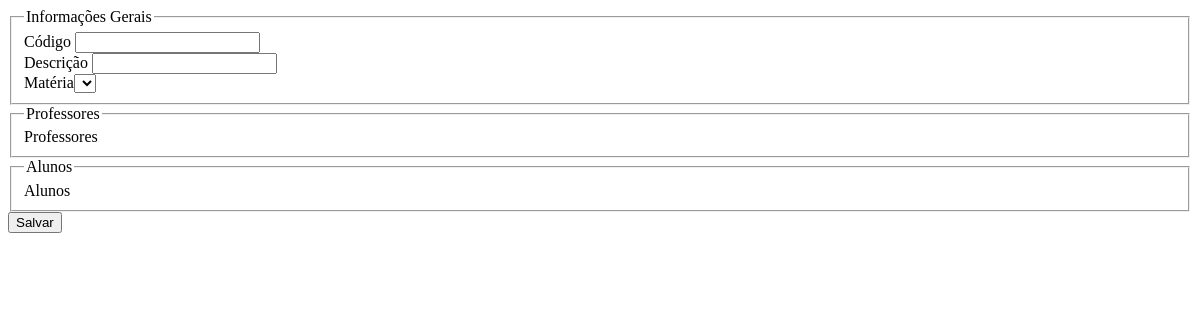
/cadSalaVirtual.php (signed in), run on an earlier commit of the app's database.
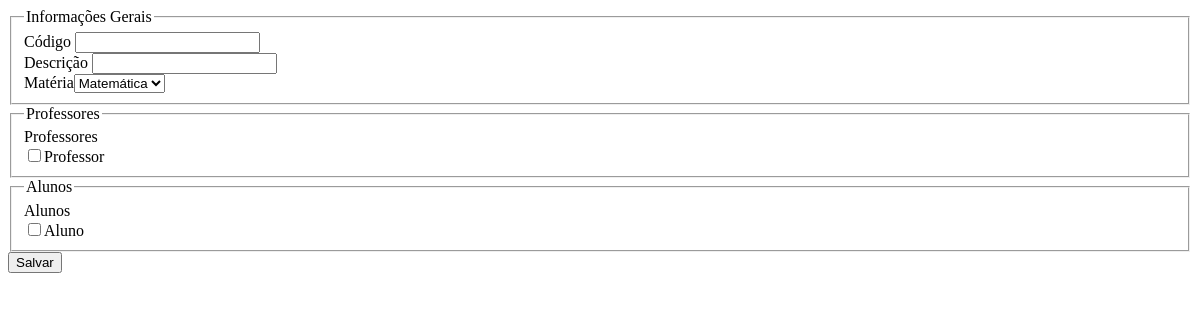
And on a later commit of the database.
### tables this page shows
CREATE TABLE TBProfessor (
    PROCodigo BIGINT NOT NULL AUTO_INCREMENT,
    PESCodigo BIGINT NOT NULL,
    PRIMARY KEY (PROCodigo),
    FOREIGN KEY (PESCodigo) REFERENCES TBPessoa(PESCodigo)
);

CREATE TABLE TBPessoa (
	PESCodigo 		   BIGINT       NOT NULL AUTO_INCREMENT,
    PESNome            VARCHAR(100) NOT NULL,
    PESDataNascimento  DATE         NOT NULL,
    PESCpf 			   VARCHAR(11)  NOT NULL,
    PESRg 		       VARCHAR(7)   NOT NULL,
    USUCodigo 		   BIGINT 	    NOT NULL,
    PRIMARY KEY (PESCodigo),
    FOREIGN KEY (USUCodigo) REFERENCES TBUsuario(USUCodigo)
);

CREATE TABLE TBAluno (
    ALUCodigo BIGINT NOT NULL AUTO_INCREMENT,
    PESCodigo BIGINT NOT NULL,
    PRIMARY KEY (ALUCodigo),
    FOREIGN KEY (PESCodigo) REFERENCES TBPessoa(PESCodigo)
);

### autoload.php (called while the page is built, shortened)
<?php
spl_autoload_register(function ($nomeClasse) {
    $folders = array(
        $nomeClasse,
        '.'.DIRECTORY_SEPARATOR.$nomeClasse,
        '..'.DIRECTORY_SEPARATOR.$nomeClasse,
        'acao',
        '.'.DIRECTORY_SEPARATOR.'acao',
        '..'.DIRECTORY_SEPARATOR.'acao',
        'classes',
        '.'.DIRECTORY_SEPARATOR.'classes',
        '..'.DIRECTORY_SEPARATOR.'classes',
        'classes'.DIRECTORY_SEPARATOR.'dados',
        '.'.DIRECTORY_SEPARATOR.'classes'.DIRECTORY_SEPARATOR.'dados',
        '..'.DIRECTORY_SEPARATOR.'classes'.DIRECTORY_SEPARATOR.'dados',
        'conf',
        '.'.DIRECTORY_SEPARATOR.'conf',
        '..'.DIRECTORY_SEPARATOR.'conf',
        'interfaces',
        '.'.DIRECTORY_SEPARATOR.'interfaces',
        '..'.DIRECTORY_SEPARATOR.'interfaces'
    );
});

### classes/dados/Dados.class.php (called while the page is built, shortened)
<?php
require_once('autoload.php');
abstract class Dados {
    protected $relacionamentos = [];
    public function bigint(string $coluna, string $atributo) : Relacionamento {
        return $this->adicionaRelacionamento($coluna, $atributo, Relacionamento::BIGINT);
    }
    public function integer(string $coluna, string $atributo) : Relacionamento {
        return $this->adicionaRelacionamento($coluna, $atributo, Relacionamento::INTEGER);
    }
    public function varchar(string $coluna, string $atributo) : Relacionamento {
        return $this->adicionaRelacionamento($coluna, $atributo, Relacionamento::VARCHAR);
    }
    protected function adicionaRelacionamento(string $coluna, string $atributo, int $tipo) : Relacionamento {
        $rel = new Relacionamento($coluna, $atributo, $tipo);
        $this->relacionamentos[$atributo] = $rel;
        return $rel;
    }
    public function getChavesEstrangeiras() : array {
        $rels = [];
        foreach ($this->getRelacionamentos() as $relacionamento) {
            if ($relacionamento->isEstrangeira()) {
                $rels[] = $relacionamento;
            }
        }
        return $rels;
    }
    protected function getConn() : PDO {
        return Connect::getInstance();
    }
    public function getRelacionamentos() {
        return $this->relacionamentos;
    }
}

### classes/dados/Relacionamento.class.php (called while the page is built, shortened)
<?php
require_once('autoload.php');
class Relacionamento {
    private $estrangeira = false;
    private $referencia = [];
    private $tabelaReferencia;
    private $coluna;
    private $atributo;
    public function __construct(string $coluna, string $atributo, int $tipo = 0) {
        $this->coluna    = $coluna;
        $this->atributo = $atributo;
    }
    public function chavePrimaria() : self {
        return $this;
    }
    public function chaveEstrangeira() : self {
        $this->estrangeira = true;
        return $this;
    }
    public function referencia(string $coluna, string $atributo) : self {
        if ($this->isEstrangeira()) {
            $this->referencia = ['col' => $coluna, 'att' => $atributo];
        }
        return $this;
    }
    public function on(string $tabela) : self {
        if (count($this->getReferencia()) > 0) {
            $this->tabelaReferencia = $tabela;
        }
        return $this;
    }
    public function isEstrangeira() : bool {
        return $this->estrangeira;
    }
    public function getReferencia() : array {
        return $this->referencia;
    }
    public function getTabelaReferencia() : string {
        return $this->tabelaReferencia;
    }
    public function getColuna() : string {
        return $this->coluna;
    }
    public function getAtributo() : string {
        return $this->atributo;
    }
}

### acao.php (called while the page is built, shortened)
<?php
require_once('autoload.php');
function getLista(string $classe, string $name, string $titulo, int $tipo, mixed $valor = null) {
    $classeDados = instanciaDadosModelo($classe);
    return $classeDados->getLista($name, $titulo, $tipo, $valor);
}
function setValorRecursivo(mixed $modelo, array $caminho, mixed $valor) {
    if (count($caminho) > 0) {
        $atributo = array_shift($caminho);
    }
}
function instanciaDadosModelo($nomeDados = false) : mixed {
    return new $classe();
}

### classes/dados/DadosMateria.class.php (called while the page is built, shortened)
<?php
require_once('autoload.php');
class DadosMateria extends DadosBase {
    public function getTabela() {
        return 'TBMateria';
    }
}

### conf/Connect.class.php (called while the page is built, shortened)
<?php
require_once('autoload.php');
class Connect {
    private static $Conn;
    public static function getInstance() {
        return self::$Conn;
    }
    private static function setConnection() {
        try {
            $opcoes = array(PDO::MYSQL_ATTR_INIT_COMMAND => 'SET NAMES UTF8',
                            PDO::ATTR_PERSISTENT         => TRUE,
                            PDO::ATTR_ERRMODE            => PDO::ERRMODE_EXCEPTION);
            self::$Conn = new PDO(DRIVER.
                                 ":host=" . HOST .
                                 "; dbname=" . DBNAME .
                                 "; charset=" . CHARSET .
                                 ";", USER, PASSWORD,
                                 $opcoes);
          } catch (PDOException $e) {
            print "DB Error: " . $e->getMessage();
          }
    }
}

### classes/dados/DadosProfessor.class.php (called while the page is built, shortened)
<?php
require_once('autoload.php');
class DadosProfessor extends DadosBase {
    public function getTabela() {
        return 'TBProfessor';
    }
    protected function getQueryBuscaDados(array $colunas = []): string {
        $sql = 'SELECT  TBProfessor.PROCodigo     as "codigo", '
            .           'TBProfessor.PESCodigo    as "Pessoa.codigo", '
            .           'TBPessoa.PESNome         as "Pessoa.nome" ';
        $sql .= ' FROM '.$this->getTabela();
        $sql .= $this->adicionaJoins();
        return $sql;
    }
}

### classes/dados/DadosAluno.class.php (called while the page is built, shortened)
<?php
require_once('autoload.php');
class DadosAluno extends DadosBase {
    public function getTabela() {
        return 'TBAluno';
    }
    protected function getQueryBuscaDados(array $colunas = []): string {
        $sql = 'SELECT  TBAluno.ALUCodigo     as "codigo", '
            .           'TBAluno.PESCodigo    as "Pessoa.codigo", '
            .           'TBPessoa.PESNome     as "Pessoa.nome" ';
        $sql .= ' FROM '.$this->getTabela();
        $sql .= $this->adicionaJoins();
        return $sql;
    }
}

### classes/Materia.class.php (called while the page is built, shortened)
<?php
require_once('autoload.php');
class Materia implements InterfaceLista {
    private $codigo;
    private $nome;
    public function getCodigo() {
        return $this->codigo;
    }
    public function setCodigo($codigo) {
        $this->codigo = $codigo;
        return $this;
    }
    public function getNome() {
        return $this->nome;
    }
    public function setNome($nome) {
        $this->nome = $nome;
        return $this;
    }
    public function setDescricao($descricao) {
        return $this;
    }
    public function toLista() : Lista {
        return new Lista($this->getCodigo(), $this->getNome());
    }
}

### classes/Lista.class.php (called while the page is built, shortened)
<?php
class Lista {
    private $valor;
    private $descricao;
    public function getValor() {
        return $this->valor;
    }
    public function setValor($valor) {
        $this->valor = $valor;
        return $this;
    }
    public function getDescricao() {
        return $this->descricao;
    }
    public function setDescricao($descricao) {
        $this->descricao = $descricao;
        return $this;
    }
}

### classes/Professor.class.php (called while the page is built, shortened)
<?php
require_once('autoload.php');
class Professor implements InterfaceLista {
    private $Pessoa;
    public function setCodigo($codigo) {
        return $this;
    }
    public function getPessoa() {
        if ($this->Pessoa == null) {
            $this->Pessoa = new Pessoa();
        }
        return $this->Pessoa;
    }
    public function setPessoa($Pessoa) {
        $this->Pessoa = $Pessoa;
        return $this;
    }
}

### classes/Pessoa.class.php (called while the page is built, shortened)
<?php
require_once('autoload.php');
class Pessoa {
    public function setCodigo($codigo) {
        return $this;
    }
    public function setNome($nome) {
        return $this;
    }
    public function setDataNascimento($dataNascimento) {
        return $this;
    }
    public function setCpf($cpf) {
        return $this;
    }
    public function setRg($rg) {
        return $this;
    }
    public function setUsuario($Usuario) {
        return $this;
    }
}

### classes/Aluno.class.php (called while the page is built, shortened)
<?php
require_once('autoload.php');
class Aluno implements InterfaceLista {
    private $Pessoa;
    public function setCodigo($codigo) {
        return $this;
    }
    public function getPessoa() {
        if ($this->Pessoa == null) {
            $this->Pessoa = new Pessoa();
        }
        return $this->Pessoa;
    }
    public function setPessoa($Pessoa) {
        $this->Pessoa = $Pessoa;
        return $this;
    }
}

### classes/dados/DadosBase.class.php (the view, shortened to what this page needs)
<?php
require_once('autoload.php');
abstract class DadosBase extends Dados implements InterfaceDados {
    public function query(array $colunas = []) : array {
        $sql = $this->getQueryBuscaDados($colunas);
        $sql .= $this->filtraConsulta();
        $stmt  = $this->getConn()->query($sql);
        $dados = [];
        while ($linha = $stmt->fetch(PDO::FETCH_ASSOC)) {
            $objeto = new $nomeModelo();
            $dados[] = $objeto;
        }
        return $dados;
    }
    protected function getQueryBuscaDados(array $colunas = []) : string {
        $sql = 'SELECT ';
        $sql .= $this->colunasConsulta($colunas);
        $sql .= ' FROM '.$this->getTabela();
        $sql .= $this->adicionaJoins();
        return $sql;
    }
    protected function colunasConsulta(array $atributos = []) : string {
        $colunas = [];
        if (count($atributos) > 0) {
            foreach ($atributos as $atributo) {
                if (count(explode('.', $atributo)) > 1) {
                    $colunas[] = $this->buscaColunaAtributoEstrangeiro($atributo);
                } else {
                    if (array_key_exists($atributo, $this->getRelacionamentos())) {
                        $colunas[] = $this->getRelacionamentos()[$atributo]->getColuna().' AS "'.$atributo.'"';
                    }
                }
            }
        } else {
            foreach ($this->getRelacionamentos() as $relacionamento) {
                if ($relacionamento->isEstrangeira()) {
                    $colunas[] = $relacionamento->getTabelaReferencia().'.'.$relacionamento->getColuna().' AS "'.$relacionamento->getAtributo().'"';
                } else {
                    $colunas[] = $this->getTabela().'.'.$relacionamento->getColuna().' AS "'.$relacionamento->getAtributo().'"';
                }
            }
        }
        $colunasConsulta = implode(',', $colunas);
        return $colunasConsulta;
    }
    protected function adicionaJoins() : string {
        $joins = ' ';
        foreach ($this->getChavesEstrangeiras() as $chave) {
            $joins .= 'JOIN ';
            $joins .= $chave->getTabelaReferencia();
            $joins .= ' ON ';
            $joins .= $this->getTabela().'.'.$chave->getColuna().' = '.$chave->getTabelaReferencia().'.'.$chave->getColuna().' ';
        }
        return $joins;
    }
    protected function filtraConsulta() : string {
        $filtros = '';
        return $filtros;
    }
    function setaValorModelo(mixed $modelo, string $atributo, mixed $valor) {
        $caminho  = explode('.', $atributo);
    }
    function setValorRecursivo(mixed $modelo, array $caminho, mixed $valor) {
        if (count($caminho) > 0) {
            $atributo = array_shift($caminho);
        }
    }
    public function getLista(string $name, string $titulo, int $tipo, mixed $valor = null) : string {
        $lista = [];
        foreach ($this->query() as $modelo) {
            $lista[] = $modelo->toLista();
        }
        $metodo = [
            Lista::TIPO_SELECT   => function(string $name, string $titulo, array $lista, mixed $valor) {return $this->montaListaSelect($name, $titulo, $lista, $valor);},
            Lista::TIPO_CHECKBOX => function(string $name, string $titulo, array $lista, mixed $valor) {return $this->montaListaCheckbox($name, $titulo, $lista, $valor);}
        ];
        return $metodo[$tipo]($name, $titulo, $lista, $valor);
    }
    protected function montaListaSelect(string $name, string $titulo, array $lista, int $valor = null) : string {
        $html = '<label for='.$name.'>'.$titulo.'</label>';
        $html .= '<select name='.$name.'>';
        foreach ($lista as $objeto) {
            $html .= '<option value='.$objeto->getValor();
            $html .= '>'.$objeto->getDescricao().'</option>';
        }
        $html .= '</select>';
        return $html;
    }
    protected function montaListaCheckbox(string $name, string $titulo, array $lista, array $valor = null) : string {
        $html = '<label for=check_'.$name.'>'.$titulo.'</label>';
        $html .= '<div name=check_'.$name.'>';
        foreach ($lista as $objeto) {
            $html .= '<input type="checkbox" name='.$name.'[] value='.$objeto->getValor();
            $html .= '>'.$objeto->getDescricao().'<br>';
        }
        $html .= '</div>';
        return $html;
    }
}

### cadSalaVirtual.php (shortened to what this page needs)
<!DOCTYPE html>
<?php
    require_once('acao.php');
    require_once('autoload.php');
    $objeto = false;
    $acao  = isset($_GET['acao'])     ? $_GET['acao'] : 'inclusao';
?>
<html lang="pt-br">
    <head>
    </head>
    <body>
        <form action="acao.php" method="post">
            <fieldset>
                <legend>Informações Gerais</legend>
                <label for="c_codigo">Código</label>
                <input type="number" name="c_codigo" readonly value="<?= $objeto ? $objeto->getCodigo() : '' ?>">
                <br>
                <label for="c_descricao">Descrição</label>
                <input type="text" name="c_descricao" value="<?= $objeto ? $objeto->getDescricao() : '' ?>">
                <br>
                <?= getLista('Materia', 'c_Materia.codigo', 'Matéria', Lista::TIPO_SELECT, $objeto ? $objeto->getMateria()->getCodigo() : null)?>
            </fieldset>
            <?php
            if ($acao == 'inclusao') {
            ?>
                <fieldset>
                    <legend>Professores</legend>
                    <?= getLista('Professor', 'a_SalaVirtualProfessor.Professor.codigo', 'Professores', Lista::TIPO_CHECKBOX)?>
                </fieldset>
                <fieldset>
                    <legend>Alunos</legend>
                    <?= getLista('Aluno', 'a_SalaVirtualAluno.Aluno.codigo', 'Alunos', Lista::TIPO_CHECKBOX)?>
                </fieldset>
            <?php
            }
            ?>
            <?php
                TelaUtils::submit($acao);
            ?>
        </form>
    </body>
</html>

### TelaUtils.php (shortened to what this page needs)
<?php
require_once('autoload.php');
abstract class TelaUtils {
    public static function submit($acao) {
        $nomeAcao = $acao == 'alterar' ? 'alteracao' : $acao;
        echo '<button type="submit" name="acao" value="'.$nomeAcao.'">Salvar</button>';
    }
}

What changed in the data, as far as the page shows it:
added tbprofessor: PESCodigo.PESNome "Professor"
added tbaluno: PESCodigo.PESNome "Aluno"
Also different on the page:
form field value: (not shown) → "Matemática"
